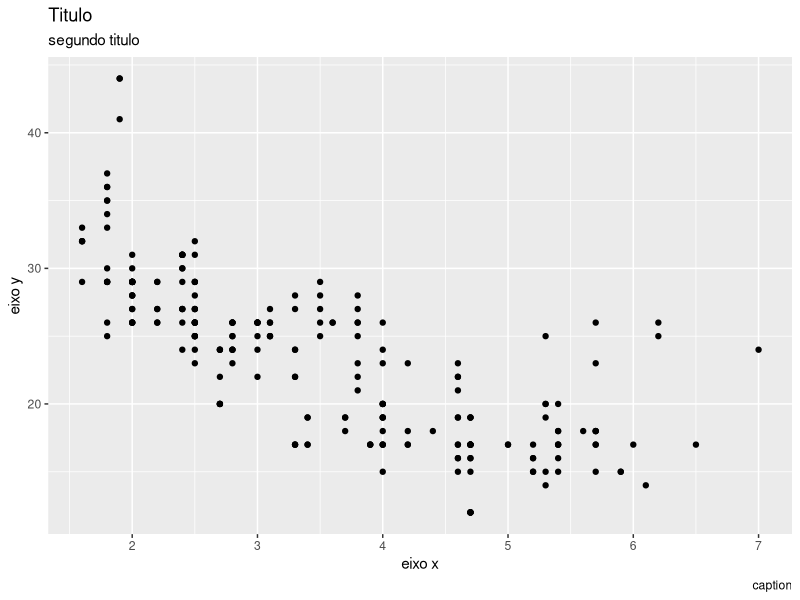
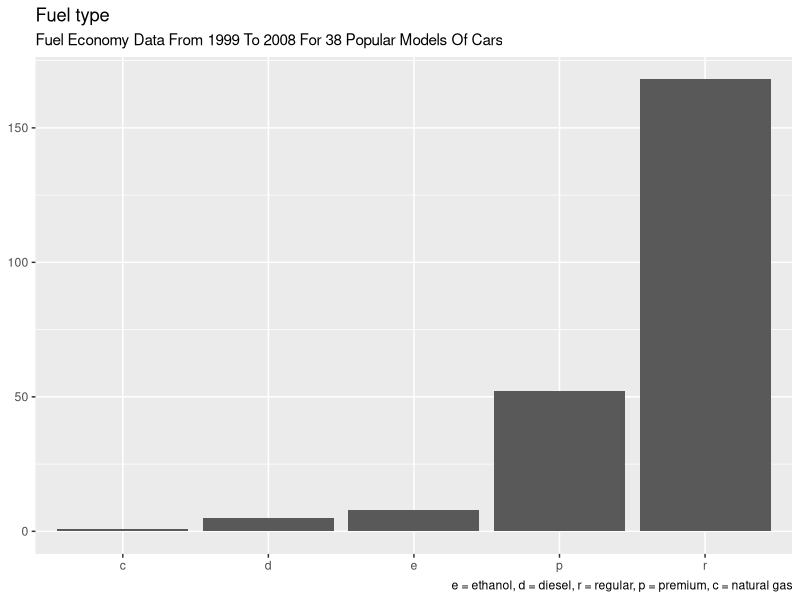
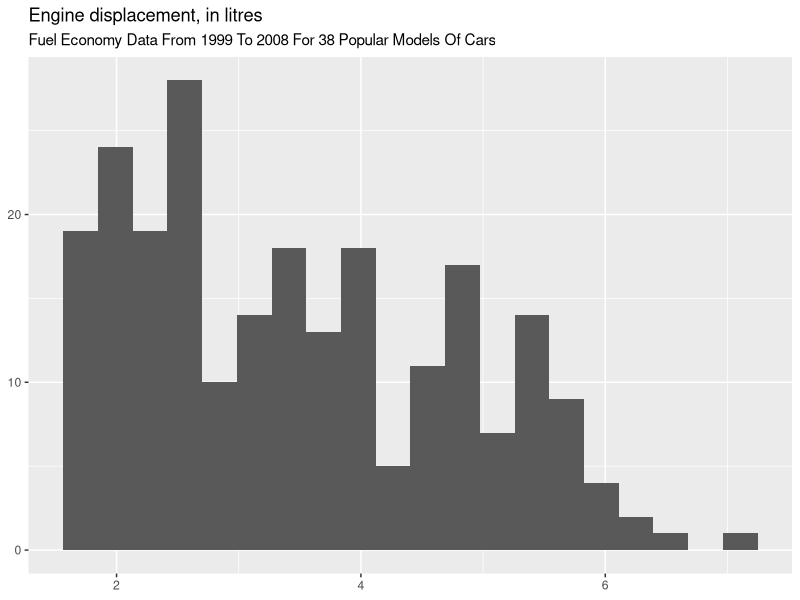
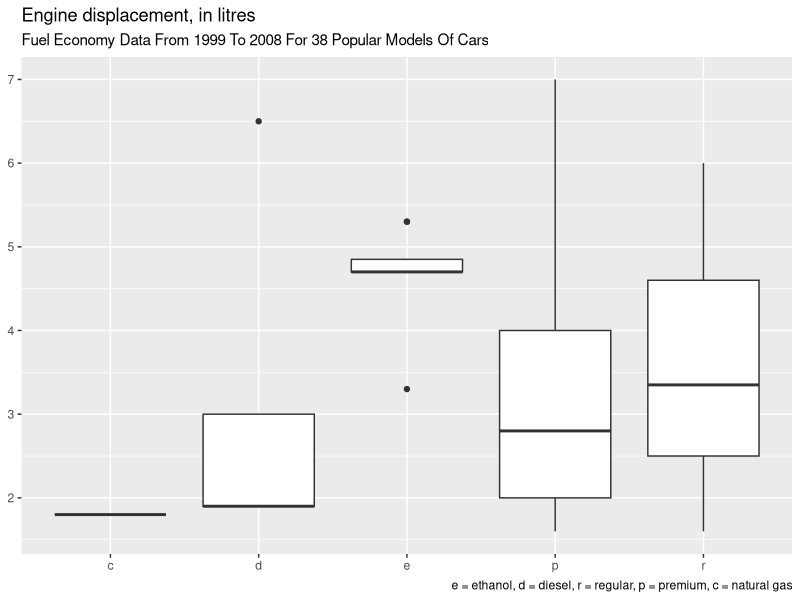

Recreate these plots in R, in order.
#' 
#' Author: Bruno Tebaldi de Queiroz Barbosa
#' 
#' Data: 2022-01-12
#' 


# Setup -------------------------------------------------------------------

rm(list = ls())


# Bibliotecas -------------------------------------------------------------
library(tidyverse)


# Banco de dados ----------------------------------------------------------
mpg


# Grafico -----------------------------------------------------------------

ggplot(data = mpg) +
  geom_point(mapping = aes(x = displ, y = hwy)) +
  labs(title="Titulo", subtitle = "segundo titulo",
       x= "eixo x", y="eixo y",caption = "caption")

# utilizando o banco de dados mpg, faca um grafico de barras da variavel fl.
ggplot(data = mpg) +
  geom_bar(mapping = aes(x = fl)) +
  labs(title="Fuel type",
       subtitle = "Fuel Economy Data From 1999 To 2008 For 38 Popular Models Of Cars",
       x = NULL,
       y = NULL,
       caption = "e = ethanol, d = diesel, r = regular, p = premium, c = natural gas")

# utilizando o banco de dados mpg, faca um histograma da variavel displ.
ggplot(data = mpg) +
  geom_histogram(mapping = aes(x = displ), bins = 20) +
  labs(title="Engine displacement, in litres",
       subtitle = "Fuel Economy Data From 1999 To 2008 For 38 Popular Models Of Cars",
       x = NULL,
       y = NULL,
       caption = NULL)

# utilizando o banco de dados mpg, faca um boxplot da variavel displ segregada
# por fl.
ggplot(data = mpg) +
  geom_boxplot(mapping = aes(x = fl, y=displ)) +
  labs(title="Engine displacement, in litres",
       subtitle = "Fuel Economy Data From 1999 To 2008 For 38 Popular Models Of Cars",
       x = NULL,
       y = NULL,
       caption = "e = ethanol, d = diesel, r = regular, p = premium, c = natural gas")
